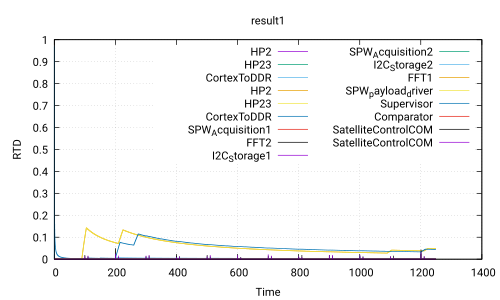

The script that saved this image:
 set title 'result1'
 set ylabel 'RTD'
 set xlabel 'Time'
 set grid
 set term pdf
 set output 'Use_case_DoubleCamera_Safety.ATIPPIC.executable260.0_120.0.pdf'
 plot 'Use_case_DoubleCamera_Safety.ATIPPIC.executable260.0_120.0.csv' using 1:2 with lines title 'HP2','Use_case_DoubleCamera_Safety.ATIPPIC.executable260.0_120.0.csv' using 1:3 with lines title 'HP23','Use_case_DoubleCamera_Safety.ATIPPIC.executable260.0_120.0.csv' using 1:4 with lines title 'CortexToDDR','Use_case_DoubleCamera_Safety.ATIPPIC.executable260.0_120.0.csv' using 1:5 with lines title 'HP2','Use_case_DoubleCamera_Safety.ATIPPIC.executable260.0_120.0.csv' using 1:6 with lines title 'HP23','Use_case_DoubleCamera_Safety.ATIPPIC.executable260.0_120.0.csv' using 1:7 with lines title 'CortexToDDR','Use_case_DoubleCamera_Safety.ATIPPIC.executable260.0_120.0.csv' using 1:8 with lines title 'SPW_Acquisition1','Use_case_DoubleCamera_Safety.ATIPPIC.executable260.0_120.0.csv' using 1:9 with lines title 'FFT2','Use_case_DoubleCamera_Safety.ATIPPIC.executable260.0_120.0.csv' using 1:10 with lines title 'I2C_Storage1','Use_case_DoubleCamera_Safety.ATIPPIC.executable260.0_120.0.csv' using 1:11 with lines title 'SPW_Acquisition2','Use_case_DoubleCamera_Safety.ATIPPIC.executable260.0_120.0.csv' using 1:12 with lines title 'I2C_Storage2','Use_case_DoubleCamera_Safety.ATIPPIC.executable260.0_120.0.csv' using 1:13 with lines title 'FFT1','Use_case_DoubleCamera_Safety.ATIPPIC.executable260.0_120.0.csv' using 1:14 with lines title 'SPW_payload_driver','Use_case_DoubleCamera_Safety.ATIPPIC.executable260.0_120.0.csv' using 1:15 with lines title 'Supervisor','Use_case_DoubleCamera_Safety.ATIPPIC.executable260.0_120.0.csv' using 1:16 with lines title 'Comparator','Use_case_DoubleCamera_Safety.ATIPPIC.executable260.0_120.0.csv' using 1:17 with lines title 'SatelliteControlCOM','Use_case_DoubleCamera_Safety.ATIPPIC.executable260.0_120.0.csv' using 1:18 with lines title 'SatelliteControlCOM'
